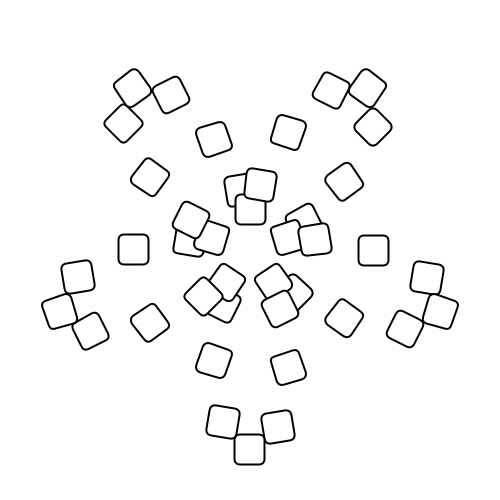
Frame 1 (no input)
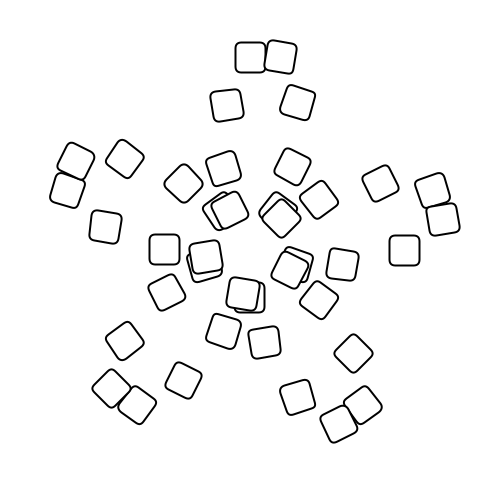
Frame 60 (the mouse pressed at the canvas centre just before this capture)
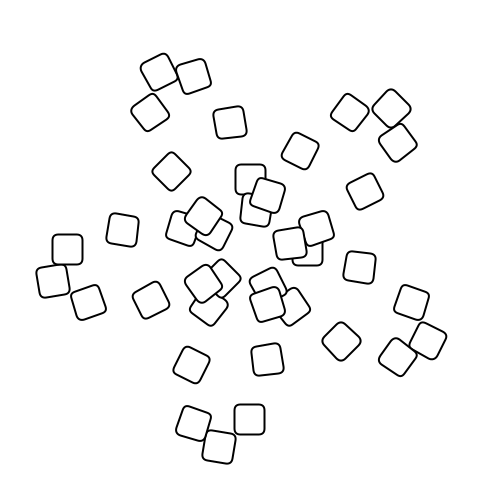
Frame 120 (the mouse held since frame 60 and released just before this capture)

The Processing sketch that drew these frames (run headless with seeded random() and noise(); from frame 60 on, the mouse is pressed at the canvas centre):

// Processing sketch: square_flower
// ── square_flower.pde
float rectSize = 30;
int numRects = 40;
float outerRadius = 120;
int aframes = 140;
boolean SAVE_FRAMES = true;

void setup() {
  size(500, 500);
}

void draw() {
  background(255);
  drawRects(numRects);  
  export();
}

void export() {
  if (!SAVE_FRAMES) {
    return;
  }
  if (frameCount > aframes) {
    return;
  }
  String fname = nf((frameCount), 3) + ".png";
  println(fname);
  save(fname);
}

void drawRects(int numRects) {
  for (int i = 0; i < numRects; i++) {
    drawRect(i, numRects);
  }
}

void drawRect(int i, int numRects) {
  float n = norm(i, 0, numRects);
  float offset = 80.0 * sin((5 * TWO_PI * n) + (TWO_PI * norm(frameCount%aframes, 0, aframes)));
  pushMatrix();
  translate(width*0.5, height*0.5);
  rotate(n*TWO_PI);
  translate(outerRadius+offset, 0);
  drawRect();
  popMatrix();
  stroke(255, 0, 0);
}

void drawRect() {
  stroke(0);
  strokeWeight(2);
  fill(255);
  rectMode(CENTER);
  rect(0, 0, rectSize, rectSize, 6);
}
